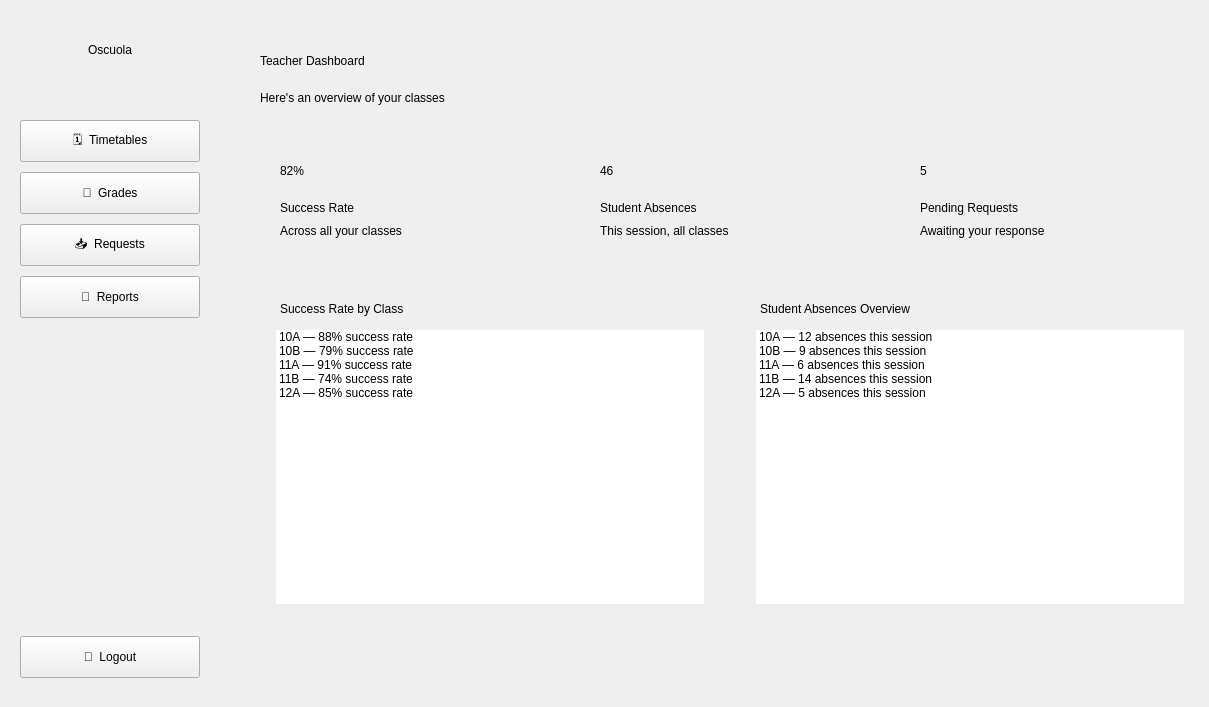
    <widget class="QWidget" name="main_menu_teacher">
     <widget class="QFrame" name="sidebar_teacher_1">
      <property name="geometry">
       <rect>
        <x>0</x>
        <y>0</y>
        <width>220</width>
        <height>698</height>
       </rect>
      </property>
      <widget class="QLabel" name="sidebar_title_teacher_1">
       <property name="geometry">
        <rect>
         <x>0</x>
         <y>30</y>
         <width>220</width>
         <height>40</height>
        </rect>
       </property>
       <property name="text">
        <string>Oscuola</string>
       </property>
       <property name="alignment">
        <set>Qt::AlignmentFlag::AlignCenter</set>
       </property>
      </widget>
      <widget class="QPushButton" name="timetable_but_teacher_1">
       <property name="geometry">
        <rect>
         <x>20</x>
         <y>120</y>
         <width>180</width>
         <height>42</height>
        </rect>
       </property>
       <property name="cursor">
        <cursorShape>PointingHandCursor</cursorShape>
       </property>
       <property name="text">
        <string>🗓️  Timetables</string>
       </property>
      </widget>
      <widget class="QPushButton" name="grades_button_teacher_1">
       <property name="geometry">
        <rect>
         <x>20</x>
         <y>172</y>
         <width>180</width>
         <height>42</height>
        </rect>
       </property>
       <property name="cursor">
        <cursorShape>PointingHandCursor</cursorShape>
       </property>
       <property name="text">
        <string>📘  Grades</string>
       </property>
      </widget>
      <widget class="QPushButton" name="requests_button_teacher_1">
       <property name="geometry">
        <rect>
         <x>20</x>
         <y>224</y>
         <width>180</width>
         <height>42</height>
        </rect>
       </property>
       <property name="cursor">
        <cursorShape>PointingHandCursor</cursorShape>
       </property>
       <property name="text">
        <string>📥  Requests</string>
       </property>
      </widget>
      <widget class="QPushButton" name="reports_button_teacher_1">
       <property name="geometry">
        <rect>
         <x>20</x>
         <y>276</y>
         <width>180</width>
         <height>42</height>
        </rect>
       </property>
       <property name="cursor">
        <cursorShape>PointingHandCursor</cursorShape>
       </property>
       <property name="text">
        <string>📄  Reports</string>
       </property>
      </widget>
      <widget class="QPushButton" name="logout_but_teacher_1">
       <property name="geometry">
        <rect>
         <x>20</x>
         <y>636</y>
         <width>180</width>
         <height>42</height>
        </rect>
       </property>
       <property name="cursor">
        <cursorShape>PointingHandCursor</cursorShape>
       </property>
       <property name="text">
        <string>🚪  Logout</string>
       </property>
      </widget>
     </widget>
     <widget class="QLabel" name="teacher_dash_title">
      <property name="geometry">
       <rect>
        <x>260</x>
        <y>36</y>
        <width>500</width>
        <height>50</height>
       </rect>
      </property>
      <property name="text">
       <string>Teacher Dashboard</string>
      </property>
     </widget>
     <widget class="QLabel" name="teacher_dash_subtitle">
      <property name="geometry">
       <rect>
        <x>260</x>
        <y>86</y>
        <width>600</width>
        <height>24</height>
       </rect>
      </property>
      <property name="text">
       <string>Here's an overview of your classes</string>
      </property>
     </widget>
     <widget class="QLabel" name="teacher_pfp">
      <property name="geometry">
       <rect>
        <x>1070</x>
        <y>20</y>
        <width>101</width>
        <height>91</height>
       </rect>
      </property>
      <property name="styleSheet">
       <string notr="true"/>
      </property>
      <property name="text">
       <string/>
      </property>
     </widget>
     <widget class="QLabel" name="teacher_name_label">
      <property name="geometry">
       <rect>
        <x>770</x>
        <y>50</y>
        <width>210</width>
        <height>30</height>
       </rect>
      </property>
      <property name="text">
       <string/>
      </property>
      <property name="alignment">
       <set>Qt::AlignmentFlag::AlignRight|Qt::AlignmentFlag::AlignTrailing|Qt::AlignmentFlag::AlignVCenter</set>
      </property>
     </widget>
     <widget class="QFrame" name="dash_card_success_rate">
      <property name="geometry">
       <rect>
        <x>260</x>
        <y>130</y>
        <width>300</width>
        <height>130</height>
       </rect>
      </property>
      <widget class="QLabel" name="dash_value_success_rate">
       <property name="geometry">
        <rect>
         <x>20</x>
         <y>16</y>
         <width>260</width>
         <height>50</height>
        </rect>
       </property>
       <property name="text">
        <string>82%</string>
       </property>
      </widget>
      <widget class="QLabel" name="dash_label_success_rate">
       <property name="geometry">
        <rect>
         <x>20</x>
         <y>68</y>
         <width>260</width>
         <height>20</height>
        </rect>
       </property>
       <property name="text">
        <string>Success Rate</string>
       </property>
      </widget>
      <widget class="QLabel" name="dash_sub_success_rate">
       <property name="geometry">
        <rect>
         <x>20</x>
         <y>92</y>
         <width>260</width>
         <height>18</height>
        </rect>
       </property>
       <property name="text">
        <string>Across all your classes</string>
       </property>
      </widget>
     </widget>
     <widget class="QFrame" name="dash_card_student_absences">
      <property name="geometry">
       <rect>
        <x>580</x>
        <y>130</y>
        <width>300</width>
        <height>130</height>
       </rect>
      </property>
      <widget class="QLabel" name="dash_value_student_absences">
       <property name="geometry">
        <rect>
         <x>20</x>
         <y>16</y>
         <width>260</width>
         <height>50</height>
        </rect>
       </property>
       <property name="text">
        <string>46</string>
       </property>
      </widget>
      <widget class="QLabel" name="dash_label_student_absences">
       <property name="geometry">
        <rect>
         <x>20</x>
         <y>68</y>
         <width>260</width>
         <height>20</height>
        </rect>
       </property>
       <property name="text">
        <string>Student Absences</string>
       </property>
      </widget>
      <widget class="QLabel" name="dash_sub_student_absences">
       <property name="geometry">
        <rect>
         <x>20</x>
         <y>92</y>
         <width>260</width>
         <height>18</height>
        </rect>
       </property>
       <property name="text">
        <string>This session, all classes</string>
       </property>
      </widget>
     </widget>
     <widget class="QFrame" name="dash_card_requests">
      <property name="geometry">
       <rect>
        <x>900</x>
        <y>130</y>
        <width>300</width>
        <height>130</height>
       </rect>
      </property>
      <widget class="QLabel" name="dash_value_requests_pending">
       <property name="geometry">
        <rect>
         <x>20</x>
         <y>16</y>
         <width>260</width>
         <height>50</height>
        </rect>
       </property>
       <property name="text">
        <string>5</string>
       </property>
      </widget>
      <widget class="QLabel" name="dash_label_requests_pending">
       <property name="geometry">
        <rect>
         <x>20</x>
         <y>68</y>
         <width>260</width>
         <height>20</height>
        </rect>
       </property>
       <property name="text">
        <string>Pending Requests</string>
       </property>
      </widget>
      <widget class="QLabel" name="dash_sub_requests_pending">
       <property name="geometry">
        <rect>
         <x>20</x>
         <y>92</y>
         <width>260</width>
         <height>18</height>
        </rect>
       </property>
       <property name="text">
        <string>Awaiting your response</string>
       </property>
      </widget>
     </widget>
     <widget class="QFrame" name="panel_class_success">
      <property name="geometry">
       <rect>
        <x>260</x>
        <y>280</y>
        <width>460</width>
        <height>340</height>
       </rect>
      </property>
      <widget class="QLabel" name="panel_title_class_success">
       <property name="geometry">
        <rect>
         <x>20</x>
         <y>16</y>
         <width>300</width>
         <height>26</height>
        </rect>
       </property>
       <property name="text">
        <string>Success Rate by Class</string>
       </property>
      </widget>
      <widget class="QListWidget" name="teacher_class_success_list">
       <property name="geometry">
        <rect>
         <x>16</x>
         <y>50</y>
         <width>428</width>
         <height>274</height>
        </rect>
       </property>
       <property name="frameShape">
        <enum>QFrame::Shape::NoFrame</enum>
       </property>
       <item>
        <property name="text">
         <string>10A — 88% success rate</string>
        </property>
       </item>
       <item>
        <property name="text">
         <string>10B — 79% success rate</string>
        </property>
       </item>
       <item>
        <property name="text">
         <string>11A — 91% success rate</string>
        </property>
       </item>
       <item>
        <property name="text">
         <string>11B — 74% success rate</string>
        </property>
       </item>
       <item>
        <property name="text">
         <string>12A — 85% success rate</string>
        </property>
       </item>
      </widget>
     </widget>
     <widget class="QFrame" name="panel_absence_overview">
      <property name="geometry">
       <rect>
        <x>740</x>
        <y>280</y>
        <width>460</width>
        <height>340</height>
       </rect>
      </property>
      <widget class="QLabel" name="panel_title_absence_overview">
       <property name="geometry">
        <rect>
         <x>20</x>
         <y>16</y>
         <width>300</width>
         <height>26</height>
        </rect>
       </property>
       <property name="text">
        <string>Student Absences Overview</string>
       </property>
      </widget>
      <widget class="QListWidget" name="teacher_absence_overview_list">
       <property name="geometry">
        <rect>
         <x>16</x>
         <y>50</y>
         <width>428</width>
         <height>274</height>
        </rect>
       </property>
       <property name="frameShape">
        <enum>QFrame::Shape::NoFrame</enum>
       </property>
       <item>
        <property name="text">
         <string>10A — 12 absences this session</string>
        </property>
       </item>
       <item>
        <property name="text">
         <string>10B — 9 absences this session</string>
        </property>
       </item>
       <item>
        <property name="text">
         <string>11A — 6 absences this session</string>
        </property>
       </item>
       <item>
        <property name="text">
         <string>11B — 14 absences this session</string>
        </property>
       </item>
       <item>
        <property name="text">
         <string>12A — 5 absences this session</string>
        </property>
       </item>
      </widget>
     </widget>
    </widget>
